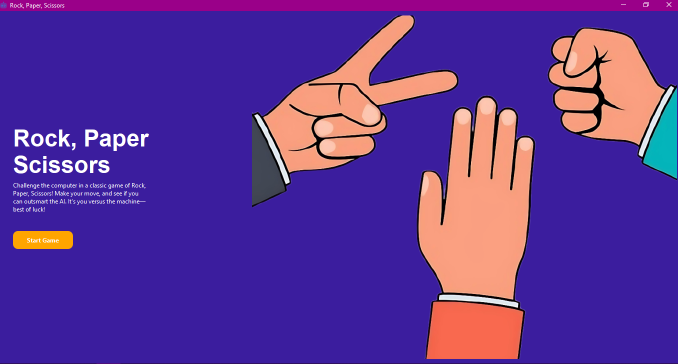
#> input picture 1.png, 1356 x 728 px (shown at 1/2 size)
$ python -i hand_processing.py   (imports and definitions only)
#> lines starting #> are read from the running program, lines starting #| are printed output that depends on the picture; after the words box and inside, x2 and y2 are one past the last pixel; in counts of white or black regions, pixels touching at a corner belong together
#> further down, picture is the input picture: shape (728, 1356, 3); mean B, G, R 148.2, 53, 94.5
import cv2
import numpy as np

def detect_skin_rgb(frame):
    frame = cv2.resize(frame, (400, 400))
    img = frame.astype(np.uint8)
    R = img[:, :, 2]
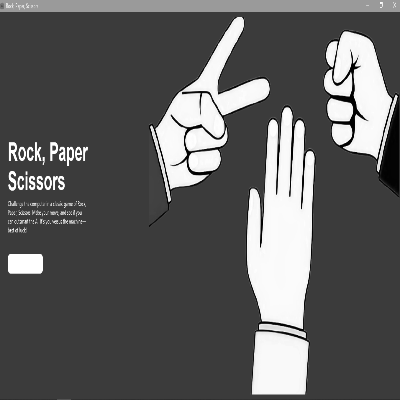
#> R: shape (400, 400); min 0, max 255, mean 94.5
    G = img[:, :, 1]
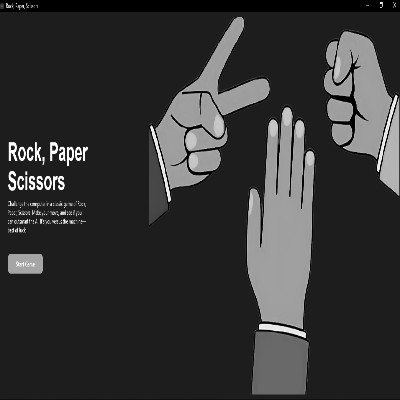
#> G: shape (400, 400); min 0, max 255, mean 52.9
    B = img[:, :, 0]
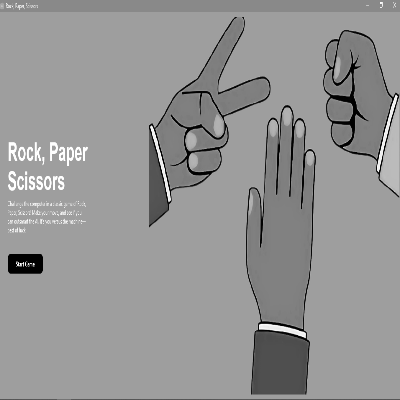
#> B: shape (400, 400); min 0, max 255, mean 148.2

    # Rule 1: Uniform daylight
    rule1 = (
        (R > 95) & (G > 40) & (B > 20) &
        ((np.max(img, axis=2) - np.min(img, axis=2)) > 15) &
        (np.abs(R - G) > 15) & (R > G) & (R > B)
    )
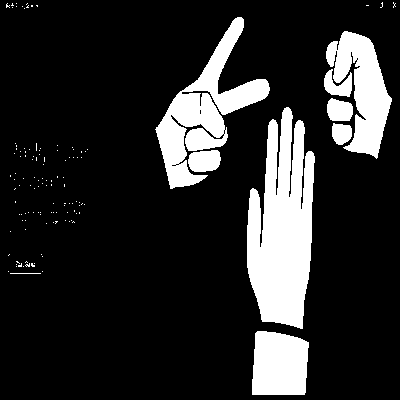
#> rule1: shape (400, 400) bool; 16.6% white; 125 white regions (116 under 20 px), largest, box (x1, y1, x2, y2) and area: (247, 107, 315, 329) 10418, (155, 17, 270, 189) 6525, (326, 31, 392, 159) 4251

    # Rule 2: Flash or side illumination
    rule2 = (
        (R > 220) & (G > 210) & (B > 170) &
        (np.abs(R - G) <= 15) & (B < R) & (B < G)
    )
#> rule2: shape (400, 400) bool; 0.04% white in thin lines or dots, all inside (x1, y1, x2, y2) = (10, 6, 82, 266)

    skin_mask = (rule1 | rule2).astype(np.uint8) * 255
    return frame, skin_mask

def clean_mask_with_morphology(mask):
    # Cross-shaped kernel
    kernel_cross = np.array([
        [0, 1, 0],
        [1, 1, 1],
        [0, 1, 0]
    ], dtype=np.uint8)

    # Custom dilation kernel
    kernel_dilate = np.array([
        [0, 0, 0, 0, 0],
        [1, 1, 1, 1, 1],
        [1, 1, 1, 1, 1],
        [1, 1, 1, 1, 1],
        [0, 0, 0, 0, 0]
    ], dtype=np.uint8)

    # Open (erosion → dilation)
    opened = cv2.morphologyEx(mask, cv2.MORPH_OPEN, kernel_cross)
#> opened: shape (400, 400); 16.4% white; 12 white regions (3 under 20 px), largest, box (x1, y1, x2, y2) and area: (247, 107, 315, 329) 10413, (326, 31, 392, 159) 4242, (155, 91, 228, 189) 3951
    dilated = cv2.dilate(opened, kernel_dilate, iterations=1)
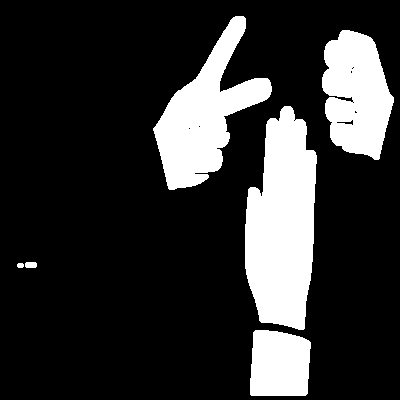
#> dilated: shape (400, 400); 19.4% white; 6 white regions

    return dilated

def extract_largest_contour(mask):
    contours, _ = cv2.findContours(mask.copy(), cv2.RETR_EXTERNAL, cv2.CHAIN_APPROX_SIMPLE)
#> contours = 6 contours; box (x1, y1, x2, y2) and area: (245, 106, 317, 330) 11722, (153, 16, 272, 190) 8344, (322, 30, 394, 160) 6575, (250, 330, 311, 396) 3516, (25, 262, 37, 268) 53, (17, 263, 24, 268) 22
    if not contours:
        return mask, None

    largest = max(contours, key=cv2.contourArea)
#> largest = contour of 129 points, box (x1, y1, x2, y2) (245, 106, 317, 330), area 11722
    clean_mask = np.zeros_like(mask)
    cv2.drawContours(clean_mask, [largest], -1, 255, thickness=cv2.FILLED)
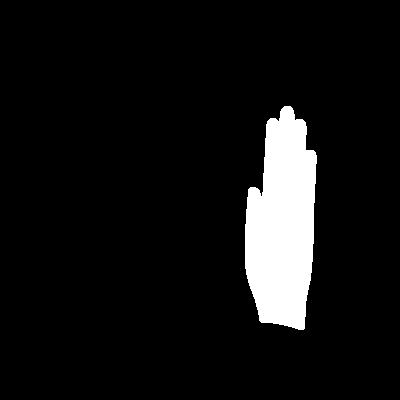
#> clean_mask: shape (400, 400); 7.5% white; 1 white region
    return clean_mask, largest

def preprocess_frame(frame):
    frame, skin_mask = detect_skin_rgb(frame)
    cleaned = clean_mask_with_morphology(skin_mask)
    largest_only, _ = extract_largest_contour(cleaned)
    return frame, skin_mask, largest_only

def get_hand_contours(thresh_img, frame):
    contours, _ = cv2.findContours(thresh_img.copy(), cv2.RETR_EXTERNAL, cv2.CHAIN_APPROX_SIMPLE)
#> contours = 1 contour; box (x1, y1, x2, y2) and area: (245, 106, 317, 330) 11722
    contoured = frame.copy()
    cv2.drawContours(contoured, contours, -1, (0, 255, 0), 2)
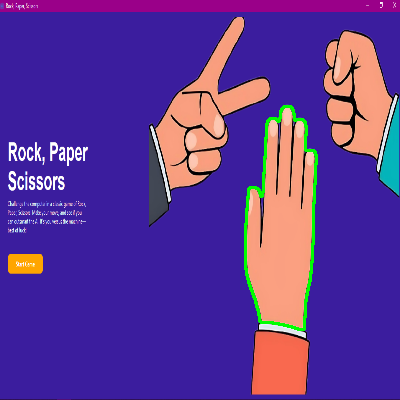
#> contoured: shape (400, 400, 3); mean of channels 0, 1, 2 147.1, 55.4, 93.9; drawn as B, G, R
    return contoured

def get_highlighted_frame(frame):
    original, _, mask = preprocess_frame(frame)
    highlighted = get_hand_contours(mask, original)
    return highlighted

>>> import cv2
>>> picture = cv2.imread('../1.png')
>>> result = get_highlighted_frame(picture)

$ run again, on 2.png
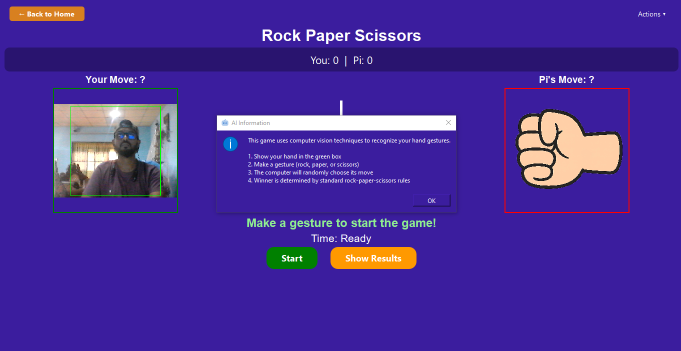
#> input picture 2.png, 1362 x 702 px (shown at 1/2 size)
#> picture is the input picture: shape (702, 1362, 3); mean B, G, R 152.1, 45.2, 72.2
#> in detect_skin_rgb, `rule1 = ( (R > 95) & (G > 40) & (B > 20) & ((np.max(img, axis=2) - np...`:
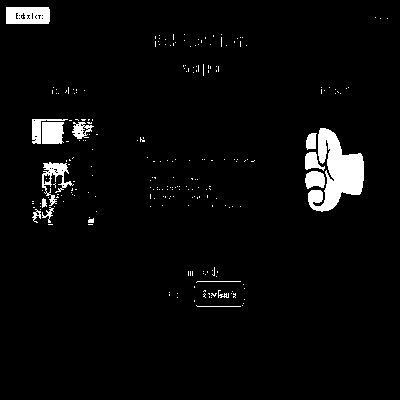
#> rule1: shape (400, 400) bool; 3.7% white; 236 white regions (220 under 20 px), largest, box (x1, y1, x2, y2) and area: (308, 128, 364, 212) 2461, (6, 7, 50, 24) 694, (42, 162, 74, 206) 478
#> rule2: shape (400, 400) bool; 0.23% white in thin lines or dots, all inside (x1, y1, x2, y2) = (17, 13, 358, 298)
#> skin_mask: shape (400, 400); 4% white; 271 white regions (254 under 20 px), largest, box (x1, y1, x2, y2) and area: (308, 128, 364, 212) 2465, (6, 7, 50, 24) 717, (42, 162, 74, 206) 678
#> opened: shape (400, 400); 3.4% white; 20 white regions (5 under 20 px), largest, box (x1, y1, x2, y2) and area: (308, 128, 364, 212) 2456, (6, 7, 50, 24) 709, (42, 162, 72, 205) 607
#> dilated: shape (400, 400); 4.7% white; 11 white regions
#> in extract_largest_contour, `contours, _ = cv2.findContours(mask.copy(), cv2.RETR_EXTERNAL, cv2.CHA..`: contours = 11 contours; largest, box (x1, y1, x2, y2) and area: (303, 127, 366, 213) 3848, (30, 118, 95, 145) 1136, (40, 161, 74, 208) 960, (4, 6, 52, 25) 841, (31, 210, 43, 220) 84
#> largest = contour of 105 points, box (x1, y1, x2, y2) (303, 127, 366, 213), area 3848
#> clean_mask: shape (400, 400); 2.5% white; 1 white region
#> in get_hand_contours, `contours, _ = cv2.findContours(thresh_img.copy(), cv2.RETR_EXTERNAL, c..`: contours = 1 contour; box (x1, y1, x2, y2) and area: (303, 127, 366, 213) 3848
#> in get_hand_contours, `cv2.drawContours(contoured, contours, -1, (0, 255, 0), 2)`:
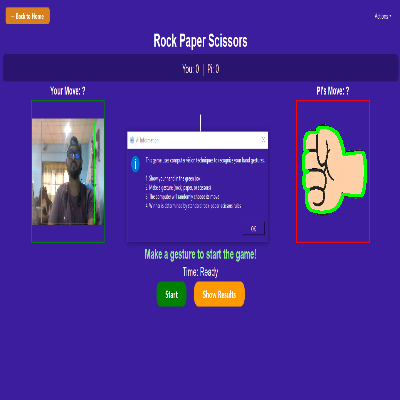
#> contoured: shape (400, 400, 3); mean of channels 0, 1, 2 151.3, 46.4, 71.9; drawn as B, G, R
